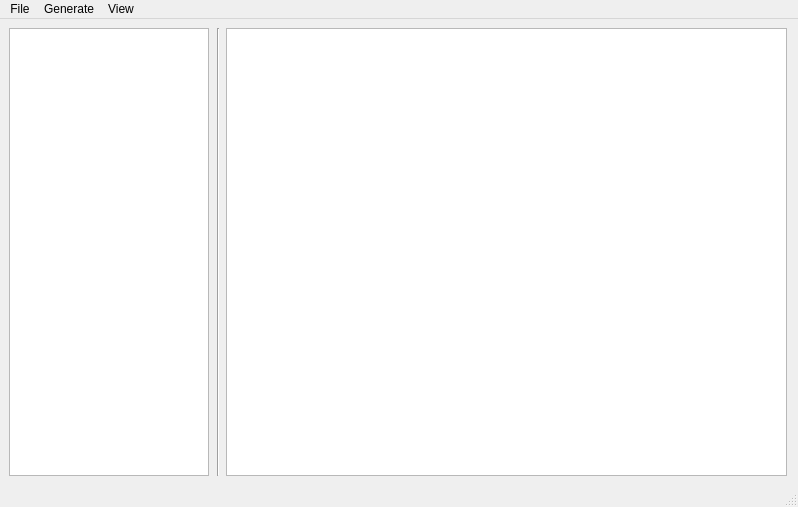
<?xml version="1.0" encoding="UTF-8"?>
<ui version="4.0">
 <class>MainWindow</class>
 <widget class="QMainWindow" name="MainWindow">
  <property name="geometry">
   <rect>
    <x>0</x>
    <y>0</y>
    <width>798</width>
    <height>507</height>
   </rect>
  </property>
  <property name="sizePolicy">
   <sizepolicy hsizetype="Expanding" vsizetype="Expanding">
    <horstretch>100</horstretch>
    <verstretch>100</verstretch>
   </sizepolicy>
  </property>
  <property name="minimumSize">
   <size>
    <width>640</width>
    <height>480</height>
   </size>
  </property>
  <property name="maximumSize">
   <size>
    <width>1920</width>
    <height>1080</height>
   </size>
  </property>
  <property name="windowTitle">
   <string>MainWindow</string>
  </property>
  <widget class="QWidget" name="centralwidget">
   <layout class="QHBoxLayout" name="horizontalLayout_2">
    <item>
     <layout class="QHBoxLayout" name="horizontalLayout">
      <item>
       <layout class="QVBoxLayout" name="verticalLayout" stretch="0">
        <property name="spacing">
         <number>7</number>
        </property>
        <property name="sizeConstraint">
         <enum>QLayout::SetFixedSize</enum>
        </property>
        <item>
         <widget class="QListWidget" name="WordList">
          <property name="sizePolicy">
           <sizepolicy hsizetype="Fixed" vsizetype="Expanding">
            <horstretch>200</horstretch>
            <verstretch>0</verstretch>
           </sizepolicy>
          </property>
          <property name="minimumSize">
           <size>
            <width>200</width>
            <height>0</height>
           </size>
          </property>
          <property name="maximumSize">
           <size>
            <width>200</width>
            <height>16777215</height>
           </size>
          </property>
         </widget>
        </item>
       </layout>
      </item>
      <item>
       <spacer name="horizontalSpacer">
        <property name="orientation">
         <enum>Qt::Horizontal</enum>
        </property>
        <property name="sizeType">
         <enum>QSizePolicy::Fixed</enum>
        </property>
        <property name="sizeHint" stdset="0">
         <size>
          <width>2</width>
          <height>0</height>
         </size>
        </property>
       </spacer>
      </item>
      <item>
       <widget class="Line" name="line">
        <property name="orientation">
         <enum>Qt::Vertical</enum>
        </property>
       </widget>
      </item>
      <item>
       <layout class="QVBoxLayout" name="verticalLayout_2">
        <item>
         <widget class="QTableWidget" name="CrossTable"/>
        </item>
       </layout>
      </item>
      <item>
       <spacer name="horizontalSpacer_2">
        <property name="orientation">
         <enum>Qt::Horizontal</enum>
        </property>
        <property name="sizeType">
         <enum>QSizePolicy::Fixed</enum>
        </property>
        <property name="sizeHint" stdset="0">
         <size>
          <width>2</width>
          <height>0</height>
         </size>
        </property>
       </spacer>
      </item>
     </layout>
    </item>
   </layout>
  </widget>
  <widget class="QMenuBar" name="menubar">
   <property name="geometry">
    <rect>
     <x>0</x>
     <y>0</y>
     <width>798</width>
     <height>21</height>
    </rect>
   </property>
   <widget class="QMenu" name="menuFile">
    <property name="title">
     <string>File</string>
    </property>
    <addaction name="separator"/>
    <addaction name="actionOpen"/>
    <addaction name="actionCreate"/>
    <addaction name="actionSave"/>
    <addaction name="actionSave_As"/>
    <addaction name="actionExit"/>
   </widget>
   <widget class="QMenu" name="menuGenerate">
    <property name="title">
     <string>Generate</string>
    </property>
    <addaction name="separator"/>
    <addaction name="actionGenerate_Empy_Board"/>
    <addaction name="actionGenerate_Solved_Board"/>
   </widget>
   <widget class="QMenu" name="menuView">
    <property name="title">
     <string>View</string>
    </property>
    <addaction name="actionShowAnswers"/>
    <addaction name="actionHideAnswers"/>
   </widget>
   <addaction name="menuFile"/>
   <addaction name="menuGenerate"/>
   <addaction name="menuView"/>
  </widget>
  <widget class="QStatusBar" name="statusbar"/>
  <action name="actionCreate">
   <property name="text">
    <string>Create</string>
   </property>
  </action>
  <action name="actionOpen">
   <property name="text">
    <string>Open</string>
   </property>
  </action>
  <action name="actionSave">
   <property name="text">
    <string>Save</string>
   </property>
  </action>
  <action name="actionSave_As">
   <property name="enabled">
    <bool>false</bool>
   </property>
   <property name="text">
    <string>Save As...</string>
   </property>
  </action>
  <action name="actionExit">
   <property name="text">
    <string>Exit</string>
   </property>
  </action>
  <action name="actionGenerate_Empy_Board">
   <property name="text">
    <string>Generate Empy Board</string>
   </property>
  </action>
  <action name="actionGenerate_Solved_Board">
   <property name="text">
    <string>Generate Solved Board</string>
   </property>
  </action>
  <action name="actionShowAnswers">
   <property name="text">
    <string>ShowAnswers</string>
   </property>
  </action>
  <action name="actionHideAnswers">
   <property name="text">
    <string>HideAnswers</string>
   </property>
  </action>
 </widget>
 <resources/>
 <connections/>
</ui>
